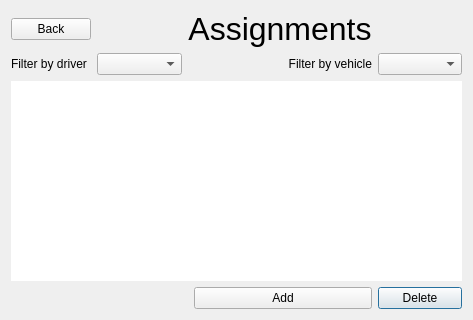
<?xml version="1.0" encoding="UTF-8"?>
<ui version="4.0">
 <class>AssignmentWindow</class>
 <widget class="QDialog" name="AssignmentWindow">
  <property name="geometry">
   <rect>
    <x>0</x>
    <y>0</y>
    <width>473</width>
    <height>320</height>
   </rect>
  </property>
  <property name="windowTitle">
   <string>Dialog</string>
  </property>
  <layout class="QVBoxLayout" name="verticalLayout">
   <item>
    <layout class="QGridLayout" name="gridLayout">
     <item row="1" column="0">
      <widget class="QLabel" name="label_2">
       <property name="text">
        <string>Filter by driver</string>
       </property>
      </widget>
     </item>
     <item row="1" column="1">
      <widget class="QComboBox" name="cbFilterDriver"/>
     </item>
     <item row="0" column="1">
      <spacer name="horizontalSpacer_3">
       <property name="orientation">
        <enum>Qt::Horizontal</enum>
       </property>
       <property name="sizeHint" stdset="0">
        <size>
         <width>40</width>
         <height>20</height>
        </size>
       </property>
      </spacer>
     </item>
     <item row="0" column="2" colspan="2">
      <widget class="QLabel" name="label">
       <property name="font">
        <font>
         <pointsize>24</pointsize>
        </font>
       </property>
       <property name="text">
        <string>Assignments</string>
       </property>
       <property name="alignment">
        <set>Qt::AlignCenter</set>
       </property>
      </widget>
     </item>
     <item row="2" column="0" colspan="5">
      <widget class="QTableView" name="tableAssignment">
       <property name="sizePolicy">
        <sizepolicy hsizetype="Preferred" vsizetype="Expanding">
         <horstretch>0</horstretch>
         <verstretch>0</verstretch>
        </sizepolicy>
       </property>
       <property name="minimumSize">
        <size>
         <width>72</width>
         <height>0</height>
        </size>
       </property>
       <property name="frameShape">
        <enum>QFrame::NoFrame</enum>
       </property>
       <property name="frameShadow">
        <enum>QFrame::Plain</enum>
       </property>
       <property name="lineWidth">
        <number>0</number>
       </property>
       <property name="sizeAdjustPolicy">
        <enum>QAbstractScrollArea::AdjustToContents</enum>
       </property>
       <property name="showGrid">
        <bool>false</bool>
       </property>
      </widget>
     </item>
     <item row="3" column="4">
      <widget class="QPushButton" name="btnDeleteAssignment">
       <property name="sizePolicy">
        <sizepolicy hsizetype="MinimumExpanding" vsizetype="Fixed">
         <horstretch>0</horstretch>
         <verstretch>0</verstretch>
        </sizepolicy>
       </property>
       <property name="text">
        <string>Delete</string>
       </property>
      </widget>
     </item>
     <item row="0" column="4">
      <spacer name="horizontalSpacer_4">
       <property name="orientation">
        <enum>Qt::Horizontal</enum>
       </property>
       <property name="sizeHint" stdset="0">
        <size>
         <width>40</width>
         <height>20</height>
        </size>
       </property>
      </spacer>
     </item>
     <item row="0" column="0">
      <widget class="QPushButton" name="btnBackAssignment">
       <property name="text">
        <string>Back</string>
       </property>
       <property name="flat">
        <bool>false</bool>
       </property>
      </widget>
     </item>
     <item row="3" column="3">
      <widget class="QPushButton" name="btnNewAssignment">
       <property name="sizePolicy">
        <sizepolicy hsizetype="MinimumExpanding" vsizetype="Fixed">
         <horstretch>0</horstretch>
         <verstretch>0</verstretch>
        </sizepolicy>
       </property>
       <property name="text">
        <string>Add</string>
       </property>
      </widget>
     </item>
     <item row="1" column="3">
      <widget class="QLabel" name="label_3">
       <property name="text">
        <string>Filter by vehicle</string>
       </property>
       <property name="alignment">
        <set>Qt::AlignRight|Qt::AlignTrailing|Qt::AlignVCenter</set>
       </property>
      </widget>
     </item>
     <item row="1" column="4">
      <widget class="QComboBox" name="cbFilterVehicle"/>
     </item>
    </layout>
   </item>
  </layout>
 </widget>
 <resources/>
 <connections/>
</ui>
